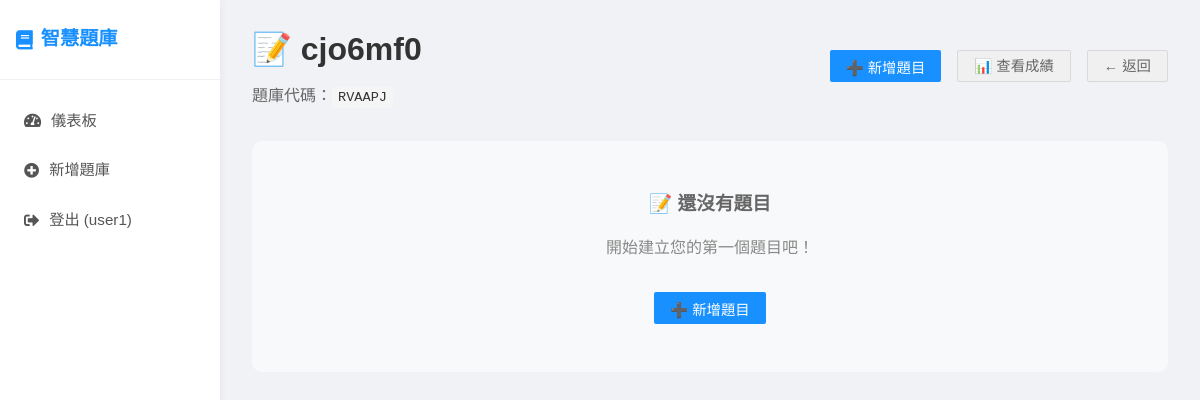
/quiz-bank/1 (signed in), run on an earlier commit of the app's database.
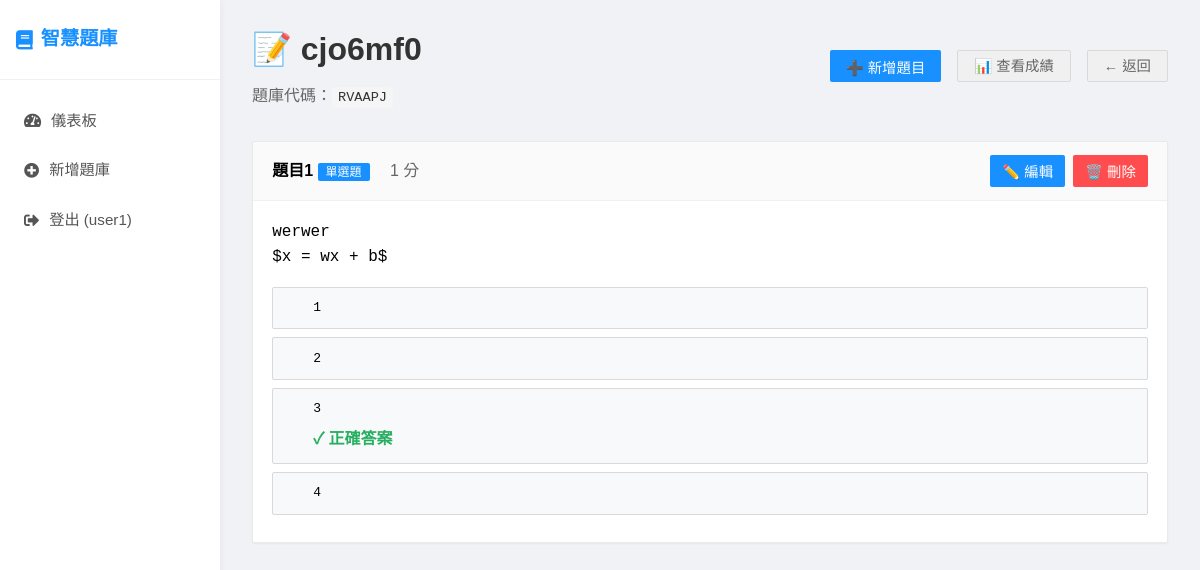
And on a later commit of the database.
### app.py (models this page shows)
class User(UserMixin, db.Model):
    id = db.Column(db.Integer, primary_key=True)
    username = db.Column(db.String(80), unique=True, nullable=False)
    email = db.Column(db.String(120), unique=True, nullable=False)
    password_hash = db.Column(db.String(120), nullable=False)
    is_teacher = db.Column(db.Boolean, default=True)
    created_at = db.Column(db.DateTime, default=datetime.utcnow)
    quiz_banks = db.relationship('QuizBank', backref='owner', lazy=True)

class QuizBank(db.Model):
    id = db.Column(db.Integer, primary_key=True)
    title = db.Column(db.String(200), nullable=False)
    description = db.Column(db.Text)
    access_code = db.Column(db.String(10), unique=True, nullable=False)
    is_active = db.Column(db.Boolean, default=True)
    created_at = db.Column(db.DateTime, default=datetime.utcnow)
    teacher_id = db.Column(db.Integer, db.ForeignKey('user.id'), nullable=False)
    questions = db.relationship('Question', backref='quiz_bank', lazy=True, cascade='all, delete-orphan')
    submissions = db.relationship('Submission', backref='quiz_bank', lazy=True)

class Question(db.Model):
    id = db.Column(db.Integer, primary_key=True)
    title = db.Column(db.String(200), nullable=False)
    question_text = db.Column(db.Text, nullable=False)
    question_type = db.Column(db.String(50), nullable=False)  # single_choice, multiple_choice, fill_blank, dropdown, parsons
    question_data = db.Column(db.Text)  # JSON格式儲存選項、正確答案等
    points = db.Column(db.Integer, default=1)
    order_index = db.Column(db.Integer, default=0)
    quiz_bank_id = db.Column(db.Integer, db.ForeignKey('quiz_bank.id'), nullable=False)
    created_at = db.Column(db.DateTime, default=datetime.utcnow)

### app.py (the view)
@app.route('/quiz-bank/<int:quiz_bank_id>')
@login_required
def manage_quiz_bank(quiz_bank_id):
    quiz_bank = QuizBank.query.get_or_404(quiz_bank_id)
    if quiz_bank.teacher_id != current_user.id:
        return redirect(url_for('teacher_dashboard'))
    questions = Question.query.filter_by(quiz_bank_id=quiz_bank_id).order_by(Question.order_index).all()
    return render_template('manage_quiz_bank.html', quiz_bank=quiz_bank, questions=questions)

### app.py (called while the page is built)
@app.template_filter('from_json')
def from_json_filter(value):
    try:
        return json.loads(value) if value else {}
    except:
        return {}

@app.template_global()
def get_question_type_name(question_type):
    type_names = {
        'single_choice': '單選題',
        'multiple_choice': '多選題',
        'fill_blank': '填空題',
        'dropdown': '下拉選單',
        'dropdown_fillblank': '下拉選單填空題',
        'parsons': '程式碼排序題'
    }
    return type_names.get(question_type, question_type)

@login_manager.user_loader
def load_user(user_id):
    return User.query.get(int(user_id))

### templates/manage_quiz_bank.html (shortened to what this page needs)
{% extends "base.html" %}
{% block content %}
<div>
    <div style="display: flex; justify-content: space-between; align-items: center; margin-bottom: 2rem;">
        <div>
            <h1 style="color: #333; margin-bottom: 0.5rem;">📝 {{ quiz_bank.title }}</h1>
            <p style="color: #666;">題庫代碼：<span class="access-code">{{ quiz_bank.access_code }}</span></p>
        </div>
        <div style="display: flex; gap: 1rem;">
            <button onclick="showAddQuestionModal()" class="btn">➕ 新增題目</button>
            <a href="{{ url_for('view_submissions_page', quiz_bank_id=quiz_bank.id) }}" class="btn btn-secondary">📊 查看成績</a>
            <a href="{{ url_for('teacher_dashboard') }}" class="btn btn-secondary">← 返回</a>
        </div>
    </div>
    <div id="questions-container">
        {% if questions %}
            {% for question in questions %}
            <div class="question-item" data-question-id="{{ question.id }}">
                <div class="question-header">
                    <div>
                        <strong>{{ question.title }}</strong>
                        <span class="question-type-badge">{{ get_question_type_name(question.question_type) }}</span>
                        <span style="color: #666; margin-left: 1rem;">{{ question.points }} 分</span>
                    </div>
                    <div style="display: flex; gap: 0.5rem;">
                        <button onclick="editQuestion({{ question.id }})" class="btn" style="padding: 6px 12px;">✏️ 編輯</button>
                        <button onclick="deleteQuestion({{ question.id }})" class="btn btn-danger" style="padding: 6px 12px;">🗑️ 刪除</button>
                    </div>
                </div>
                <div class="question-content">
                    <p style="white-space: pre-wrap; font-family: Consolas, monospace;">{{ question.question_text | trim }}</p>
                    {% if question.question_data %}
                        {% set data = question.question_data | from_json %}
                        {% if question.question_type in ['single_choice', 'multiple_choice'] %}
                            <div style="margin-top: 1rem;">
                                {% for option in data.options %}
                                <div class="option" style="background: #f8f9fa;">
                                    <div class="option-text">{{ option }}</div>
                                    {% if (question.question_type == 'single_choice' and option == data.correct_answer) or
                                           (question.question_type == 'multiple_choice' and option in data.correct_answers) %}
                                    <div class="option-correct">✓ 正確答案</div>
                                    {% endif %}
                                </div>
                                {% endfor %}
                            </div>
                        {% elif question.question_type == 'fill_blank' %}
                            <div style="margin-top: 1rem; color: #27ae60;">
                                <strong>正確答案：</strong> {{ data.correct_answer }}
                            </div>
                        {% elif question.question_type == 'dropdown' %}
                            <div style="margin-top: 1rem;">
                                <strong>選項：</strong> {{ data.options | join(', ') }}<br>
                                <strong style="color: #27ae60;">正確答案：</strong> {{ data.correct_answer }}
                            </div>
                        {% endif %}
                    {% endif %}
                </div>
            </div>
            {% endfor %}
        {% else %}
            <div style="text-align: center; padding: 3rem; background: #f8f9fa; border-radius: 10px;">
                <h3 style="color: #666; margin-bottom: 1rem;">📝 還沒有題目</h3>
                <p style="color: #888; margin-bottom: 2rem;">開始建立您的第一個題目吧！</p>
                <button onclick="showAddQuestionModal()" class="btn">➕ 新增題目</button>
            </div>
        {% endif %}
    </div>
</div>
{% endblock %}

### templates/base.html (shortened to what this page needs)
<!DOCTYPE html>
<html lang="zh-TW">
<head>
    <link rel="stylesheet" href="{{ url_for('static', filename='css/style.css') }}">
    <link rel="stylesheet" href="https://cdnjs.cloudflare.com/ajax/libs/font-awesome/5.15.4/css/all.min.css">
</head>
<body>
    <div class="container">
        <nav class="navbar">
            <h1><i class="fas fa-book"></i> 智慧題庫</h1>
            <div class="nav-links">
                {% if current_user.is_authenticated %}
                    <a href="{{ url_for('teacher_dashboard') }}" class="{{ 'active' if request.endpoint == 'teacher_dashboard' else '' }}">
                        <i class="fas fa-tachometer-alt"></i> 儀表板
                    </a>
                    <a href="{{ url_for('create_quiz_bank') }}" class="{{ 'active' if request.endpoint == 'create_quiz_bank' else '' }}">
                        <i class="fas fa-plus-circle"></i> 新增題庫
                    </a>
                    <a href="{{ url_for('logout') }}">
                        <i class="fas fa-sign-out-alt"></i> 登出 ({{ current_user.username }})
                    </a>
                {% endif %}
            </div>
        </nav>
        <div class="content">
            {% block content %}{% endblock %}
        </div>
    </div>
</body>
</html>

### static/css/style.css (style rules this page uses)
* { margin: 0; padding: 0; box-sizing: border-box; }
body { font-family: 'Microsoft JhengHei', Consolas, sans-serif; line-height: 1.6; background: #f0f2f5; min-height: 100vh; }
.container { display: flex; min-height: 100vh; }
.navbar { width: 220px; background: #fff; color: #333; box-shadow: 0 0 10px rgba(0,0,0,0.05); display: flex; flex-direction: column; padding: 0; position: fixed; height: 100vh; z-index: 100; }
.navbar h1 { font-size: 1.2rem; font-weight: bold; padding: 1.5rem 1rem; color: #1890ff; border-bottom: 1px solid #f0f0f0; margin: 0; display: flex; align-items: center; gap: 8px; }
.navbar .nav-links { display: flex; flex-direction: column; padding: 1rem 0; }
.navbar a { color: #555; text-decoration: none; padding: 0.8rem 1.5rem; transition: all 0.3s; display: flex; align-items: center; gap: 10px; font-size: 0.95rem; }
.content { flex: 1; padding: 1.5rem 2rem; margin-left: 220px; background: #f0f2f5; }
.btn { display: inline-flex; align-items: center; justify-content: center; padding: 0.5rem 1rem; background: #1890ff; color: white; text-decoration: none; border: none; border-radius: 2px; cursor: pointer; font-size: 0.9rem; font-weight: 500; transition: all 0.2s; height: 32px; gap: 5px; }
.btn-secondary { background: #f0f0f0; color: #666; border: 1px solid #d9d9d9; }
.btn-danger { background: #ff4d4f; }
.access-code { background: #f5f5f5; padding: 3px 6px; border-radius: 2px; font-family: Consolas, monospace; font-weight: 500; color: #333; font-size: 0.85rem; }
.question-item { border: 1px solid #eaeaea; border-radius: 2px; margin-bottom: 1rem; overflow: hidden; background: white; box-shadow: 0 1px 2px rgba(0,0,0,0.05); }
.question-header { background: #fafafa; padding: 0.8rem 1.2rem; border-bottom: 1px solid #f0f0f0; display: flex; justify-content: space-between; align-items: center; }
.question-content { padding: 1.2rem; }
.question-type-badge { background: #1890ff; color: white; padding: 2px 8px; border-radius: 2px; font-size: 0.75rem; }
.option { margin: 0.5rem 0; padding: 0.7rem 1rem; border: 1px solid #d9d9d9; border-radius: 2px; cursor: pointer; transition: all 0.2s; position: relative; }
.option-text { display: block; white-space: pre !important; font-family: Consolas, monospace !important; font-size: 13px !important; line-height: 1.4 !important; padding-left: 1.5rem; text-indent: 0 !important; margin-left: 0 !important; overflow-x: auto; }
.option-correct { display: block; color: #27ae60; font-weight: bold; margin-top: 0.5rem; padding-left: 1.5rem; }

What changed in the data, as far as the page shows it:
added Question: title "題目1", question_type "單選題", points "1", question_text "werwer $x = wx + b$", options "1" "2" "3" "4"
Also different on the page:
text no longer shown: "📝 還沒有題目 開始建立您的第一個題目吧！ ➕ 新增題目"
